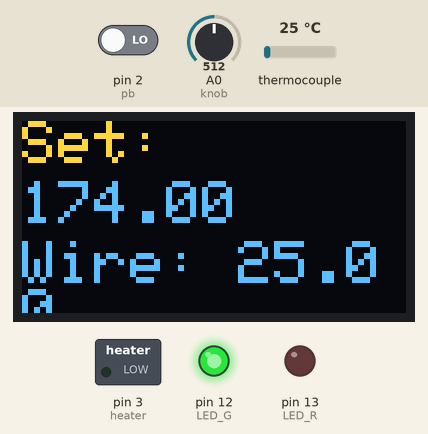
A sketch run on a simulated Arduino Uno, built with avr-gcc and run on an emulated ATmega328P. Parts: 128×64 one-colour display, switched loads named in the sketch (green lamp = pin HIGH), output pins drawn as LEDs (lit = HIGH). Inputs (shaded band) come from the test bench; at power-on: thermocouple 25 °C, A0 (knob) = 512, pin 2 (pb) LOW. The OLED is the two-colour kind (top 16 rows yellow); what the sketch prints to the serial monitor is not drawn.

Above: at 6.5 s.
6.6 s: thermocouple set to 6 °C
At 7.7 s:
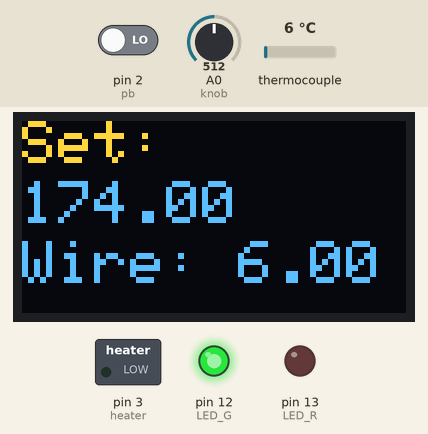
8.3 s: A0 (knob) set to 716
At 9.5 s:
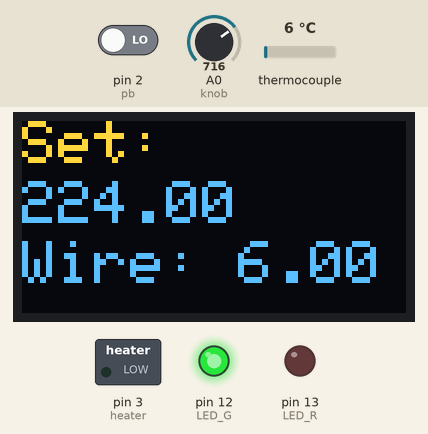
10.0 s: thermocouple set to 150 °C
At 10.9 s:
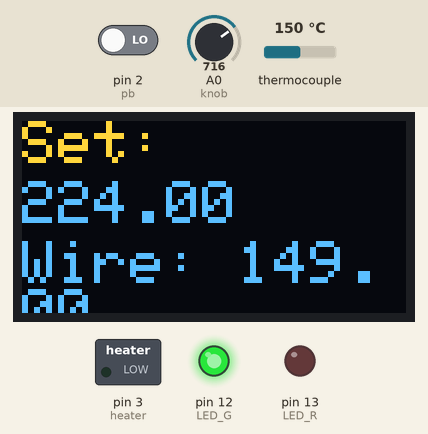
11.9 s: A0 (knob) set to 900
At 12.7 s:
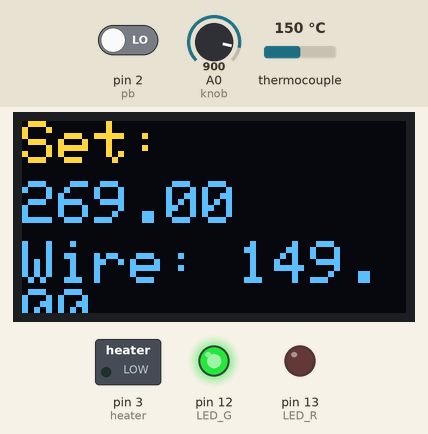
13.6 s: thermocouple set to 75 °C
At 15.2 s:
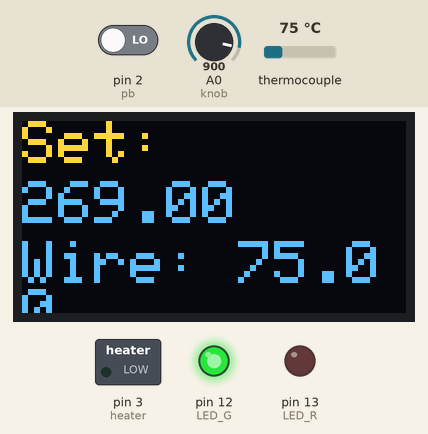
15.6 s: A0 (knob) set to 711
At 16.9 s:
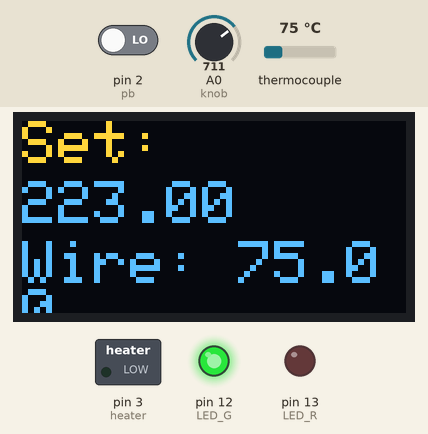
17.2 s: A0 (knob) set to 691
Timing chart, 0 to 19.9 s (numbered marks = the images above; inputs shaded):
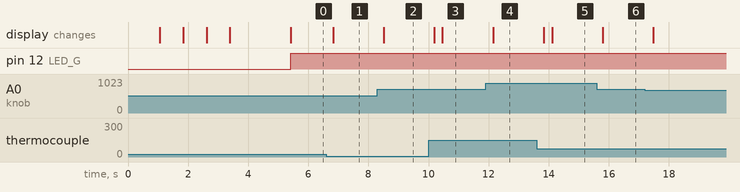

The sketch:

acrylic_pi_controller.ino
```cpp
/*
 * @author: Dhruv Parikh
 * Date: 25th September 2020
 * Project Title: Acrylic Bending Machine
 * Purpose: Temperature State Feedback and control using PI controller
 * Loop Frequency:
*/

//Max 6675 Adafruit Library
//Downloaded from https://robojax.com/learn/arduino/?vid=robojax_MAX6675_thermocouple
#include "max6675.h"
#include <Wire.h>
//Also requires Adafruit_BusIO Library - download all from master
#include <Adafruit_GFX.h>
#include <Adafruit_SSD1306.h>

#define SCREEN_WIDTH 128 // OLED display width, in pixels
#define SCREEN_HEIGHT 64 // OLED display height, in pixels

// Declaration for an SSD1306 display connected to I2C (SDA, SCL pins)
Adafruit_SSD1306 display(SCREEN_WIDTH, SCREEN_HEIGHT, &Wire, -1);
//Variable Declarations
//I/Os
#define pb 2
#define heater 3
#define LED_G 12
#define LED_R 13
#define knob A0

//Defining MAX6675 Pins
#define SCK 6
#define CS 5
#define SO 4

bool state; //state of pushbutton
bool machine = 0; //state of machine on/off
float temperature; //temperature reading from sensoe
float pwm; //PWM to Motor driver
//Control Parameters
float temp_d = 160; //desired temperature
float error = 0; //Error
float error_i = 0; //Integral Error
float alpha = 0.05;

/*
Time Values
*/
float start,time_prev,dt;

//PID function block
float PID(float,float,float);

//Intro Function
void intro();

//display temperature
void display_temperature(float,float);

//init for thermocouple instance
MAX6675 thermocouple(SCK, CS, SO);


//Intialisation Loop
void setup()
{
  pinMode(pb, INPUT);
  pinMode(heater,OUTPUT);
  pinMode(LED_G,OUTPUT);
  pinMode(LED_R,OUTPUT);
  Serial.begin(9600);
  if(!display.begin(SSD1306_SWITCHCAPVCC, 0x3C)) { // Address 0x3D for 128x64
    Serial.println(F("SSD1306 allocation failed"));
    for(;;);
  }

  delay(500);
  temperature = thermocouple.readCelsius();
  delay(500);
  intro();
}

void loop()
{
  Serial.println(state);
  //Temperature for thermocouple
  temperature = alpha*temperature+(1-alpha)*thermocouple.readCelsius();
  temperature = (int) temperature;

  //getting temperature from potentiometer
  temp_d =0.244*analogRead(knob)+50;
  temp_d = (int) temp_d;

  display_temperature(temp_d,temperature);

  //capturing state of pb
  state = digitalRead(pb);
  //if pb is pressed, inverse machine
  if(state==1){
    while(digitalRead(pb)==1);
    machine = !machine;
  }
  //when machine is high
  if(machine==1){
    digitalWrite(LED_R,HIGH);
    digitalWrite(LED_G,LOW);


    //Finding Loop Frequency
    time_prev = start;
    start = millis();
    dt = (start-time_prev)/1;

    /*Temperature FOR TINKERCAD
    temperature = analogRead(temp_sensor);
    temperature = (0.494*temperature)-49.88;
    Serial.print("Temperature:");
    Serial.println(temperature);
    */

    //Control Block
    error = temp_d - temperature;
    error_i+=error*dt;
    pwm = PID(error,error_i,0);

    //Writing Output
    analogWrite(heater,pwm);

    //Windup for PWM saturation
    if(pwm==0||pwm==255){
      error_i = 0;
    }
  }
  //When pb is pressed again
  else{
    digitalWrite(LED_G,HIGH);
    digitalWrite(LED_R,LOW);
    analogWrite(heater,0);
    Serial.println("Machine off!");
  }
  delay(250);
}

float PID(float error,float error_i,float error_d){
  /*
  PID Params
  Input: Error, Integral Error and Derivative Error
  Output: 8-bit PID PWM value from 0,255
  Purpose: Calculates PID from errors, set the gain values
  as requried

  Note: Windup to be done in main loop
  */

  //integral
  float Ki = 0;
  //proportional
  float Kp = 0.98;
  //derivative
  float Kd = 0;
  //PID output
  float pid = Kp*error+Ki*error_i+Kd*error_d;

  //Saturation
  if(pid>=255){
    pid = 255;
  }
  else if(pid<=0){
    pid = 0;
  }

  //Return after saturation signal
  return pid;
}

void intro(){
  display.clearDisplay();
  display.setTextSize(2);
  display.setTextColor(WHITE);
  //X,Y
  display.setCursor(0,20);
  display.println("Robust");
  display.display();
  delay(750);

  display.clearDisplay();
  display.setCursor(0,20);
  display.println("Asthetic");
  display.display();
  delay(750);

  display.clearDisplay();
  display.setCursor(0,20);
  display.println("Precise");
  display.display();
  delay(750);

  display.clearDisplay();
  display.setCursor(0,0);
  display.println("Acrylic");
  display.setCursor(0,20);
  display.println("Bending");
  display.setCursor(0,40);
  display.println("Machine");
  display.display();
  delay(2000);
}


void display_temperature(float set, float current){
  display.clearDisplay();
  display.setCursor(0, 0);
  // Display static text
  display.println("Set:");
  display.setCursor(0, 20);
 display.println(set);
display.setCursor(0, 40);
  display.print ("Wire: ");
  display.println(current);
  display.display();
}
```

Measured:
- after the input at 6.6 s, the display: changes after 0.22 s (image 1)
- after the input at 8.3 s, the display: changes after 0.20 s (image 2)
- after the input at 10.0 s, the display: first changes after 0.18 s (image 3 shows a later state)
- after the input at 11.9 s, the display: changes after 0.25 s (image 4)
- after the input at 13.6 s, the display: first changes after 0.23 s (image 5 shows a later state)
- after the input at 15.6 s, the display: changes after 0.19 s (image 6)
